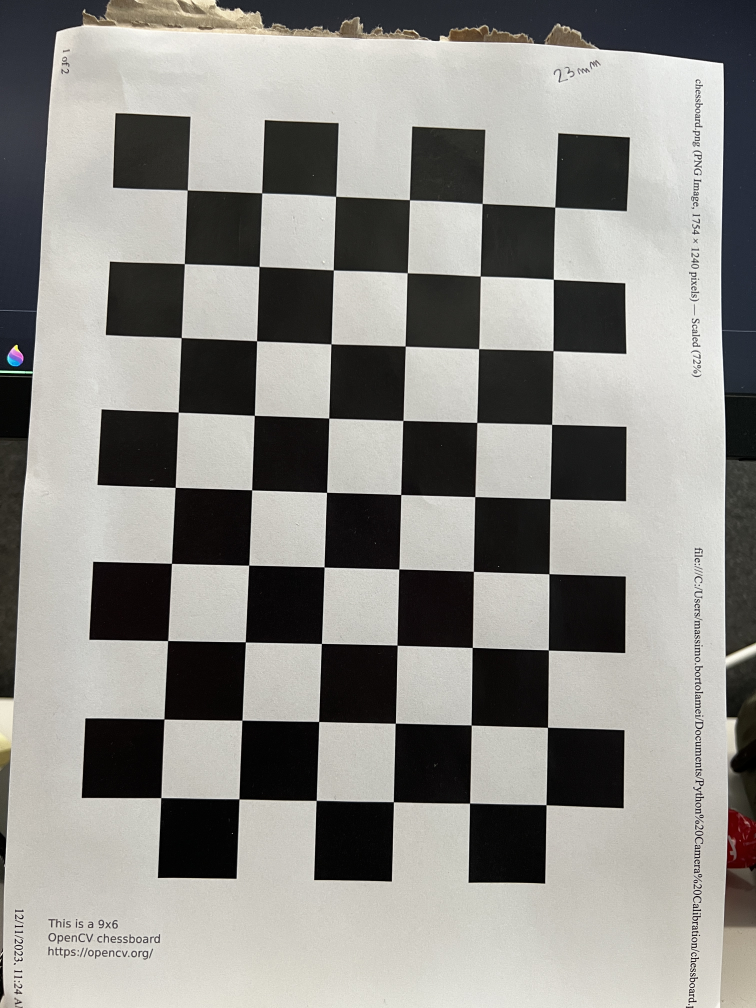
#> input picture Python Camera Calibration/images_iphone_back/img (11).JPG, 3024 x 4032 px, given as the content of the folder t1/Python Camera Calibration/images_iphone_back/img (11).JPG, which was not available (shown at 1/4 size)
$ python resize.py --path 'images_iphone_back/img (11).JPG' --width 100
#> lines starting #> are read from the running program, lines starting #| are printed output that depends on the picture
import cv2
import glob
import os
import argparse

# Set up argument parsing
parser = argparse.ArgumentParser(description='Resize all JPEG images in a specified directory.')
parser.add_argument('-path', '--path', type=str, required=True, help='Directory containing JPEG files to resize.')
parser.add_argument('-width', '--width', type=int, required=True, help='New width for the resized images.')
# parser.add_argument('-height', '--height', type=int, required=True, help='New height for the resized images.')
args = parser.parse_args()

# Extract the width, height, and path from the arguments
new_width = args.width
target_directory = args.path


# Ensure the target directory is an absolute path
target_directory = os.path.abspath(target_directory)

# Create a pattern to match all jpg files in the target directory
pattern = os.path.join(target_directory, '*.jpg')

# Use glob to get all the jpg files in that directory
jpg_files = glob.glob(pattern)

# print(f"Resize to {new_width}x{new_height} - found {jpg_files} images")
# Loop through all the files, read and resize them using OpenCV
for jpg_file in jpg_files:
    # Read the image
    img = cv2.imread(jpg_file)
#> img is the input picture: shape (4032, 3024, 3); mean B, G, R 136.6, 141.1, 142.4

    current_ratio = img.shape[1] / img.shape[0]
#> current_ratio = 0.75
    new_height = int(new_width / current_ratio)
#> new_height = 133
    print(f"current ratio {current_ratio}. resizing to {new_width} x {new_height}")
#| current ratio 0.75. resizing to 100 x 133

    # Check if image is read correctly
    if img is not None:
        # Resize the image
        resized_image = cv2.resize(img, (new_width, new_height), interpolation=cv2.INTER_AREA)
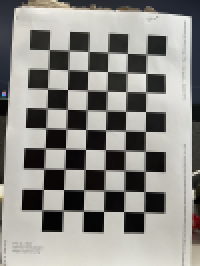
#> resized_image: shape (133, 100, 3) (shown 2 times larger); mean B, G, R 136.7, 141.1, 142.4

        # Extract the base name without its extension
        base_name = os.path.splitext(os.path.basename(jpg_file))[0]
        resized_file_name = f"{base_name}_{new_width}x{new_height}.jpg"
#> resized_file_name = 'img (11)_100x133.jpg'
        resized_file_path = os.path.join(target_directory,f"{new_width}x{new_height}")
        os.makedirs(resized_file_path, exist_ok=True)
        resized_file_completeURI = os.path.join(resized_file_path,resized_file_name)
        cv2.imwrite(resized_file_completeURI, resized_image)
        print(f"Resizing {resized_file_name} saved to {resized_file_path}")
#| Resizing img (11)_100x133.jpg saved to Python Camera Calibration/images_iphone_back/img (11).JPG/100x133

    else:
        print(f"Error reading image {jpg_file}")

# Close any open windows
cv2.destroyAllWindows()

$ run again, on Python Camera Calibration/images_iphone_back/img (12).JPG
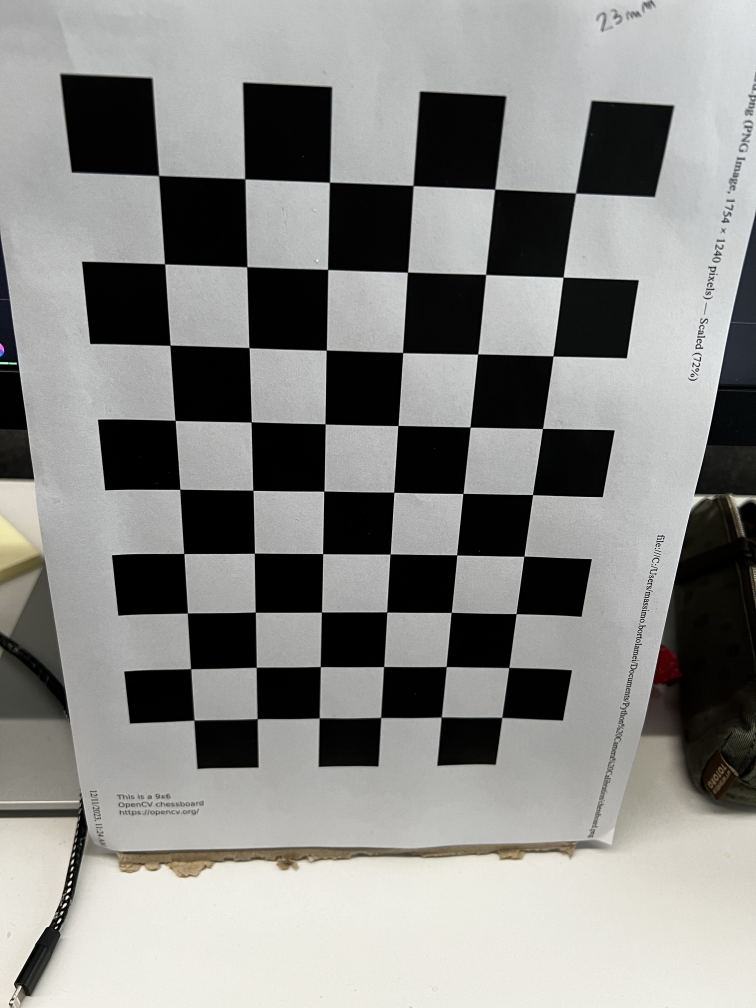
#> input picture Python Camera Calibration/images_iphone_back/img (12).JPG, 3024 x 4032 px, given as the content of the folder t2/Python Camera Calibration/images_iphone_back/img (12).JPG, which was not available (shown at 1/4 size)
#> img is the input picture: shape (4032, 3024, 3); mean B, G, R 134.2, 137, 137
#| current ratio 0.75. resizing to 100 x 133
#> `resized_image = cv2.resize(img, (new_width, new_height), interpolation..`:
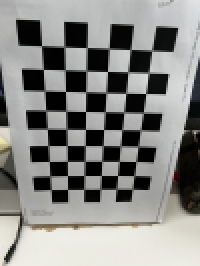
#> resized_image: shape (133, 100, 3) (shown 2 times larger); mean B, G, R 134.2, 137, 137
#| Resizing img (12)_100x133.jpg saved to Python Camera Calibration/images_iphone_back/img (12).JPG/100x133

$ run again, on Python Camera Calibration/images_iphone_back/img (13).JPG
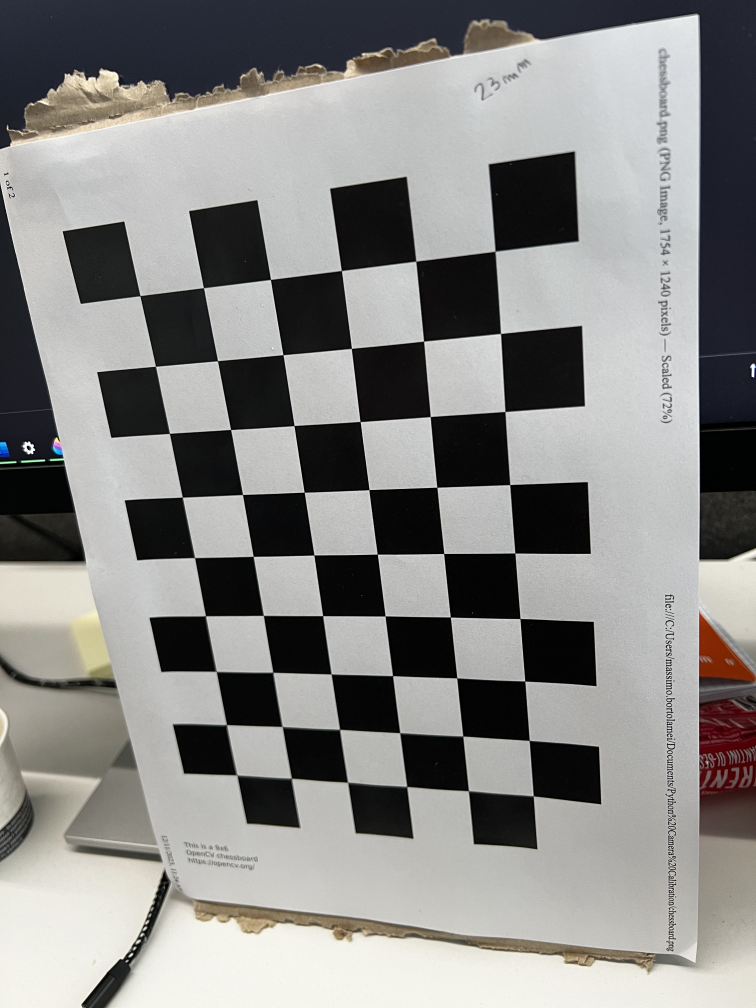
#> input picture Python Camera Calibration/images_iphone_back/img (13).JPG, 3024 x 4032 px, given as the content of the folder t3/Python Camera Calibration/images_iphone_back/img (13).JPG, which was not available (shown at 1/4 size)
#> img is the input picture: shape (4032, 3024, 3); mean B, G, R 134.6, 136.5, 137.1
#| current ratio 0.75. resizing to 100 x 133
#> `resized_image = cv2.resize(img, (new_width, new_height), interpolation..`:
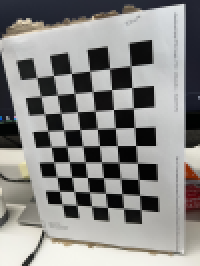
#> resized_image: shape (133, 100, 3) (shown 2 times larger); mean B, G, R 134.6, 136.5, 137.1
#| Resizing img (13)_100x133.jpg saved to Python Camera Calibration/images_iphone_back/img (13).JPG/100x133
